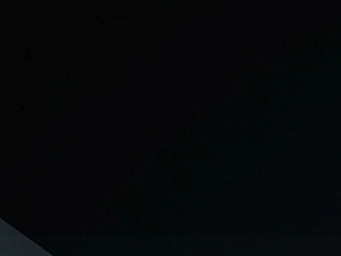
#> input picture tmp/production_staging/porsche_911_2024_white_corrected/angle_01.png, 341 x 256 px, found by its file name; its folder holds only this picture in this run
$ python process_corrected_pipeline.py
#> lines starting #> are read from the running program, lines starting #| are printed output that depends on the picture
from PIL import Image
import os
import shutil

# Configuration
MAPPINGS = [
    {
        "source": "tmp/production_staging/porsche_911_2024_white_corrected",
        "dest_folder": "porsche_911"
    },
    {
        "source": "tmp/production_staging/porsche_911_manthey_yellow_corrected",
        "dest_folder": "porsche_911_manthey"
    }
]

FINAL_STAGING_ROOT = "tmp/final_staging"

def process_images():
    print("🚀 Starting Corrected Porsche Processing Pipeline...")

    for item in MAPPINGS:
        src_dir = item["source"]
        dest_dir = os.path.join(FINAL_STAGING_ROOT, item["dest_folder"])

        if not os.path.exists(src_dir):
            print(f"❌ Source directory not found: {src_dir}")
            continue

        print(f"📦 Processing {src_dir} -> {dest_dir}...")

        # Ensure destination exists
        os.makedirs(dest_dir, exist_ok=True)

        files = [f for f in os.listdir(src_dir) if f.endswith('.png')]

        for filename in files:
            src_path = os.path.join(src_dir, filename)
            dest_path = os.path.join(dest_dir, filename)

            try:
                img = Image.open(src_path)
#> img is the input picture: PIL image 341x256 RGB; mean R, G, B 5.4, 7.6, 8.7
                w, h = img.size
#> w = 341; h = 256

                # CROP STRATEGY: Clean Full-View (Bottom 15% crop)
                # Removes "angle_xx" text
                crop_h_effective = int(h * 0.85)
#> crop_h_effective = 217
                final_crop = img.crop((0, 0, w, crop_h_effective))
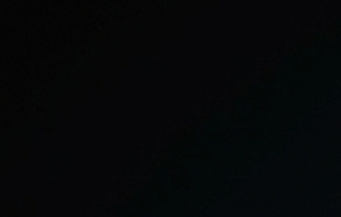
#> final_crop: PIL image 341x217 RGB; mean R, G, B 5.08, 6.81, 7.89

                # Resize back to original w/h to match container
                final_resized = final_crop.resize((w, h), Image.Resampling.LANCZOS)

                final_resized.save(dest_path)
                print(f"   ✅ Processed {filename}")

            except Exception as e:
                print(f"   ❌ Failed to process {filename}: {e}")

    print("🎉 Processing Complete.")

if __name__ == "__main__":
    process_images()
